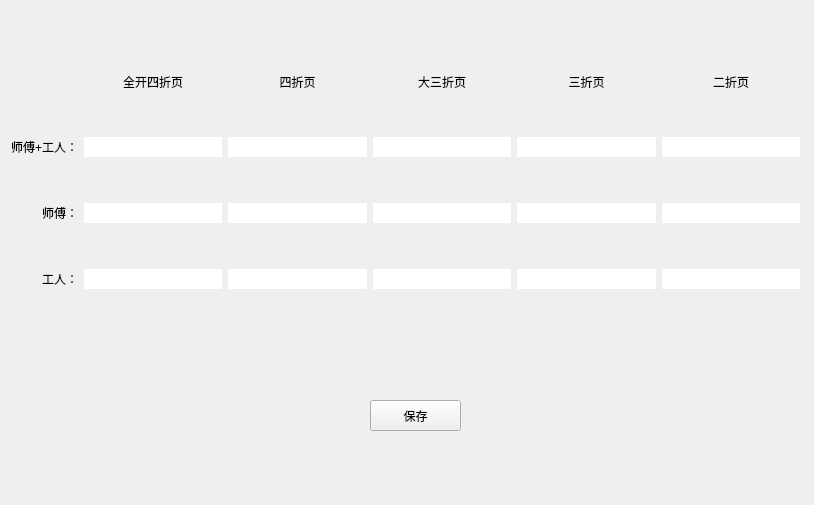
<?xml version="1.0" encoding="UTF-8"?>
<ui version="4.0">
 <class>CTabZySetDlg</class>
 <widget class="QWidget" name="CTabZySetDlg">
  <property name="geometry">
   <rect>
    <x>0</x>
    <y>0</y>
    <width>814</width>
    <height>505</height>
   </rect>
  </property>
  <property name="windowTitle">
   <string>CTabZySetDlg</string>
  </property>
  <widget class="QWidget" name="gridLayoutWidget">
   <property name="geometry">
    <rect>
     <x>0</x>
     <y>0</y>
     <width>811</width>
     <height>341</height>
    </rect>
   </property>
   <layout class="QGridLayout" name="gridLayout">
    <item row="1" column="3">
     <widget class="QLineEdit" name="EDIT_SG_D3">
      <property name="minimumSize">
       <size>
        <width>0</width>
        <height>20</height>
       </size>
      </property>
      <property name="maximumSize">
       <size>
        <width>16777215</width>
        <height>20</height>
       </size>
      </property>
      <property name="frame">
       <bool>false</bool>
      </property>
     </widget>
    </item>
    <item row="1" column="5">
     <widget class="QLineEdit" name="EDIT_SG_2">
      <property name="minimumSize">
       <size>
        <width>0</width>
        <height>20</height>
       </size>
      </property>
      <property name="maximumSize">
       <size>
        <width>16777215</width>
        <height>20</height>
       </size>
      </property>
      <property name="frame">
       <bool>false</bool>
      </property>
     </widget>
    </item>
    <item row="2" column="1">
     <widget class="QLineEdit" name="EDIT_S_Q4">
      <property name="minimumSize">
       <size>
        <width>0</width>
        <height>20</height>
       </size>
      </property>
      <property name="maximumSize">
       <size>
        <width>16777215</width>
        <height>20</height>
       </size>
      </property>
      <property name="frame">
       <bool>false</bool>
      </property>
     </widget>
    </item>
    <item row="1" column="2">
     <widget class="QLineEdit" name="EDIT_SG_4">
      <property name="minimumSize">
       <size>
        <width>0</width>
        <height>20</height>
       </size>
      </property>
      <property name="maximumSize">
       <size>
        <width>16777215</width>
        <height>20</height>
       </size>
      </property>
      <property name="frame">
       <bool>false</bool>
      </property>
     </widget>
    </item>
    <item row="1" column="1">
     <widget class="QLineEdit" name="EDIT_SG_Q4">
      <property name="minimumSize">
       <size>
        <width>0</width>
        <height>20</height>
       </size>
      </property>
      <property name="maximumSize">
       <size>
        <width>16777215</width>
        <height>20</height>
       </size>
      </property>
      <property name="frame">
       <bool>false</bool>
      </property>
     </widget>
    </item>
    <item row="3" column="2">
     <widget class="QLineEdit" name="EDIT_G_4">
      <property name="minimumSize">
       <size>
        <width>0</width>
        <height>20</height>
       </size>
      </property>
      <property name="maximumSize">
       <size>
        <width>16777215</width>
        <height>20</height>
       </size>
      </property>
      <property name="frame">
       <bool>false</bool>
      </property>
     </widget>
    </item>
    <item row="0" column="0">
     <widget class="QLabel" name="label">
      <property name="text">
       <string/>
      </property>
     </widget>
    </item>
    <item row="3" column="0">
     <widget class="QLabel" name="label_4">
      <property name="text">
       <string>工人：</string>
      </property>
      <property name="alignment">
       <set>Qt::AlignRight|Qt::AlignTrailing|Qt::AlignVCenter</set>
      </property>
     </widget>
    </item>
    <item row="0" column="2">
     <widget class="QLabel" name="label_6">
      <property name="text">
       <string>四折页</string>
      </property>
      <property name="alignment">
       <set>Qt::AlignBottom|Qt::AlignHCenter</set>
      </property>
     </widget>
    </item>
    <item row="2" column="0">
     <widget class="QLabel" name="label_3">
      <property name="text">
       <string>师傅：</string>
      </property>
      <property name="alignment">
       <set>Qt::AlignRight|Qt::AlignTrailing|Qt::AlignVCenter</set>
      </property>
     </widget>
    </item>
    <item row="1" column="0">
     <widget class="QLabel" name="label_2">
      <property name="text">
       <string>师傅+工人：</string>
      </property>
      <property name="alignment">
       <set>Qt::AlignRight|Qt::AlignTrailing|Qt::AlignVCenter</set>
      </property>
     </widget>
    </item>
    <item row="0" column="1">
     <widget class="QLabel" name="label_5">
      <property name="minimumSize">
       <size>
        <width>0</width>
        <height>40</height>
       </size>
      </property>
      <property name="maximumSize">
       <size>
        <width>16777215</width>
        <height>40</height>
       </size>
      </property>
      <property name="text">
       <string>全开四折页</string>
      </property>
      <property name="alignment">
       <set>Qt::AlignBottom|Qt::AlignHCenter</set>
      </property>
     </widget>
    </item>
    <item row="3" column="5">
     <widget class="QLineEdit" name="EDIT_G_2">
      <property name="minimumSize">
       <size>
        <width>0</width>
        <height>20</height>
       </size>
      </property>
      <property name="maximumSize">
       <size>
        <width>16777215</width>
        <height>20</height>
       </size>
      </property>
      <property name="frame">
       <bool>false</bool>
      </property>
     </widget>
    </item>
    <item row="0" column="4">
     <widget class="QLabel" name="label_8">
      <property name="text">
       <string>三折页</string>
      </property>
      <property name="alignment">
       <set>Qt::AlignBottom|Qt::AlignHCenter</set>
      </property>
     </widget>
    </item>
    <item row="3" column="3">
     <widget class="QLineEdit" name="EDIT_G_D3">
      <property name="minimumSize">
       <size>
        <width>0</width>
        <height>20</height>
       </size>
      </property>
      <property name="maximumSize">
       <size>
        <width>16777215</width>
        <height>20</height>
       </size>
      </property>
      <property name="frame">
       <bool>false</bool>
      </property>
     </widget>
    </item>
    <item row="0" column="5">
     <widget class="QLabel" name="label_9">
      <property name="text">
       <string>二折页</string>
      </property>
      <property name="alignment">
       <set>Qt::AlignBottom|Qt::AlignHCenter</set>
      </property>
     </widget>
    </item>
    <item row="1" column="4">
     <widget class="QLineEdit" name="EDIT_SG_3">
      <property name="minimumSize">
       <size>
        <width>0</width>
        <height>20</height>
       </size>
      </property>
      <property name="maximumSize">
       <size>
        <width>16777215</width>
        <height>20</height>
       </size>
      </property>
      <property name="frame">
       <bool>false</bool>
      </property>
     </widget>
    </item>
    <item row="0" column="3">
     <widget class="QLabel" name="label_7">
      <property name="text">
       <string>大三折页</string>
      </property>
      <property name="alignment">
       <set>Qt::AlignBottom|Qt::AlignHCenter</set>
      </property>
     </widget>
    </item>
    <item row="3" column="4">
     <widget class="QLineEdit" name="EDIT_G_3">
      <property name="minimumSize">
       <size>
        <width>0</width>
        <height>20</height>
       </size>
      </property>
      <property name="maximumSize">
       <size>
        <width>16777215</width>
        <height>20</height>
       </size>
      </property>
      <property name="frame">
       <bool>false</bool>
      </property>
     </widget>
    </item>
    <item row="2" column="4">
     <widget class="QLineEdit" name="EDIT_S_3">
      <property name="minimumSize">
       <size>
        <width>0</width>
        <height>20</height>
       </size>
      </property>
      <property name="maximumSize">
       <size>
        <width>16777215</width>
        <height>20</height>
       </size>
      </property>
      <property name="frame">
       <bool>false</bool>
      </property>
     </widget>
    </item>
    <item row="2" column="3">
     <widget class="QLineEdit" name="EDIT_S_D3">
      <property name="minimumSize">
       <size>
        <width>0</width>
        <height>20</height>
       </size>
      </property>
      <property name="maximumSize">
       <size>
        <width>16777215</width>
        <height>20</height>
       </size>
      </property>
      <property name="frame">
       <bool>false</bool>
      </property>
     </widget>
    </item>
    <item row="2" column="5">
     <widget class="QLineEdit" name="EDIT_S_2">
      <property name="minimumSize">
       <size>
        <width>0</width>
        <height>20</height>
       </size>
      </property>
      <property name="maximumSize">
       <size>
        <width>16777215</width>
        <height>20</height>
       </size>
      </property>
      <property name="frame">
       <bool>false</bool>
      </property>
     </widget>
    </item>
    <item row="3" column="1">
     <widget class="QLineEdit" name="EDIT_G_Q4">
      <property name="minimumSize">
       <size>
        <width>0</width>
        <height>20</height>
       </size>
      </property>
      <property name="maximumSize">
       <size>
        <width>16777215</width>
        <height>20</height>
       </size>
      </property>
      <property name="frame">
       <bool>false</bool>
      </property>
     </widget>
    </item>
    <item row="2" column="2">
     <widget class="QLineEdit" name="EDIT_S_4">
      <property name="minimumSize">
       <size>
        <width>0</width>
        <height>20</height>
       </size>
      </property>
      <property name="maximumSize">
       <size>
        <width>16777215</width>
        <height>20</height>
       </size>
      </property>
      <property name="frame">
       <bool>false</bool>
      </property>
     </widget>
    </item>
   </layout>
  </widget>
  <widget class="QPushButton" name="BTN_SAVE">
   <property name="geometry">
    <rect>
     <x>370</x>
     <y>400</y>
     <width>91</width>
     <height>31</height>
    </rect>
   </property>
   <property name="text">
    <string>保存</string>
   </property>
  </widget>
 </widget>
 <layoutdefault spacing="6" margin="11"/>
 <resources/>
 <connections/>
</ui>
